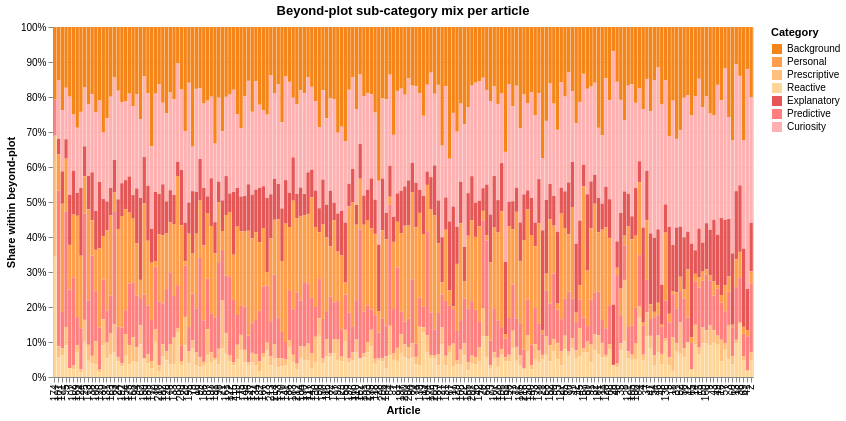

The code cell stored with this chart in its notebook:
### Markdown cell above
## RQ2 — What do people comment on when they go beyond the plot?

Beyond-plot statements fall into two high-level groups:
- **Prior Knowledge & Evaluative**: Background, Personal/Episodic, Evaluative: Prescriptive, Evaluative: Reactive
- **Inference & Curiosity**: Explanatory, Predictive/Hypothetical, Curiosity

Below we break down the seven sub-categories to see which dominate and how they vary across articles.

### Code cell
# ── Beyond-plot sub-category breakdown ──────────────────────────────────
bp_df = df[df["group"] != "Visual Observation"].copy()

# Overall distribution
bp_overall = bp_df["tag_short"].value_counts()
print("── Overall beyond-plot sub-category counts ──")
display(bp_overall.to_frame("count").assign(
    group=bp_overall.index.map(lambda t: "Prior Knowledge & Evaluative" if t in PRIOR_KNOWLEDGE_TAGS else "Inference & Curiosity"),
    pct=lambda d: (d["count"] / d["count"].sum()).map("{:.1%}".format),
))

# Per-article breakdown (proportions within the beyond-plot slice)
bp_article = (
    bp_df.groupby(["article_id", "tag_short"])
    .size()
    .unstack(fill_value=0)
)
bp_article_pct = bp_article.div(bp_article.sum(axis=1), axis=0)

# Ordered: Prior Knowledge & Evaluative tags first, then Inference & Curiosity tags
bp_order = ["Background", "Personal", "Prescriptive", "Reactive", "Explanatory", "Predictive", "Curiosity"]
bp_colors = ["#f58518", "#ff9e4a", "#ffbf7f", "#ffd699",  # warm: Prior Knowledge & Evaluative
             "#e45756", "#ff7f7f", "#ffb0b0"]              # red: Inference & Curiosity

bp_long = bp_article_pct.reset_index().melt(
    id_vars="article_id", var_name="category", value_name="proportion"
)

alt.Chart(bp_long, title="Beyond-plot sub-category mix per article").mark_bar().encode(
    x=alt.X("article_id:N", sort=article_order, title="Article"),
    y=alt.Y("proportion:Q", stack="normalize", title="Share within beyond-plot"),
    color=alt.Color("category:N", sort=bp_order,
                    scale=alt.Scale(domain=bp_order, range=bp_colors),
                    title="Category"),
    tooltip=["article_id", "category", alt.Tooltip("proportion:Q", format=".1%")],
).properties(width=700, height=350)

### Figure 1 — Vega specification as saved in the notebook (floating-point values rounded to 4 significant figures; data arrays with more than 128 entries replaced by an {"elided": "..."} marker saying what was removed)
{"$schema": "https://vega.github.io/schema/vega/v6.json", "data": [{"name": "source_0"}, {"name": "data_0", "values": {"elided": "1316 records"}}, {"name": "source_0_x_domain_article_id", "values": {"elided": "188 records"}}], "marks": [{"type": "rect", "name": "marks", "from": {"data": "data_0"}, "encode": {"update": {"x": {"field": "article_id", "scale": "x"}, "width": {"signal": "max(0.25, bandwidth('x'))"}, "tooltip": {"signal": "{\"article_id\": isValid(datum[\"article_id\"]) ? datum[\"article_id\"] : \"\"+datum[\"article_id\"], \"category\": isValid(datum[\"category\"]) ? datum[\"category\"] : \"\"+datum[\"category\"], \"proportion\": format(datum[\"proportion\"], \".1%\")}"}, "fill": {"field": "category", "scale": "color"}, "y": {"field": "proportion_end", "scale": "y"}, "y2": {"field": "proportion_start", "scale": "y"}}}, "style": ["bar"]}], "scales": [{"name": "x", "type": "band", "domain": {"data": "source_0_x_domain_article_id", "field": "article_id", "sort": {"op": "max", "field": "sort_field"}}, "range": [0, {"signal": "width"}], "paddingInner": 0.1, "paddingOuter": 0.05}, {"name": "y", "type": "linear", "domain": [0, 1], "range": [{"signal": "height"}, 0], "nice": true, "zero": true}, {"name": "color", "type": "ordinal", "domain": ["Background", "Personal", "Prescriptive", "Reactive", "Explanatory", "Predictive", "Curiosity"], "range": ["#f58518", "#ff9e4a", "#ffbf7f", "#ffd699", "#e45756", "#ff7f7f", "#ffb0b0"]}], "axes": [{"scale": "y", "orient": "left", "maxExtent": 0, "aria": false, "tickCount": {"signal": "ceil(height/40)"}, "grid": true, "labels": false, "ticks": false, "gridScale": "x", "domain": false, "minExtent": 0, "zindex": 0}, {"scale": "x", "zindex": 0, "orient": "bottom", "title": "Article", "labelAlign": "right", "grid": false, "labelAngle": 270, "labelBaseline": "middle"}, {"scale": "y", "orient": "left", "tickCount": {"signal": "ceil(height/40)"}, "title": "Share within beyond-plot", "labelOverlap": true, "grid": false, "format": ".0%", "zindex": 0}], "title": {"text": "Beyond-plot sub-category mix per article", "frame": "group"}, "background": "white", "height": 350, "width": 700, "style": "cell", "legends": [{"title": "Category", "fill": "color", "symbolType": "square"}], "padding": 5}
